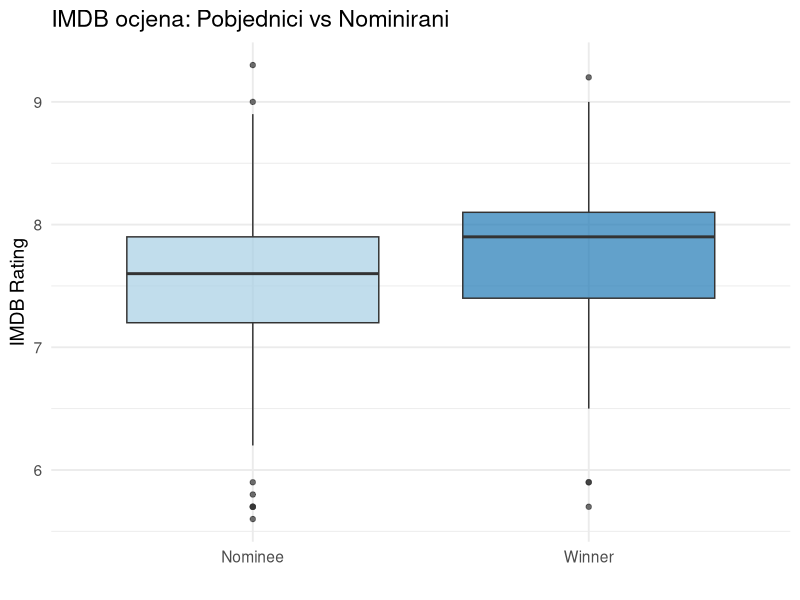
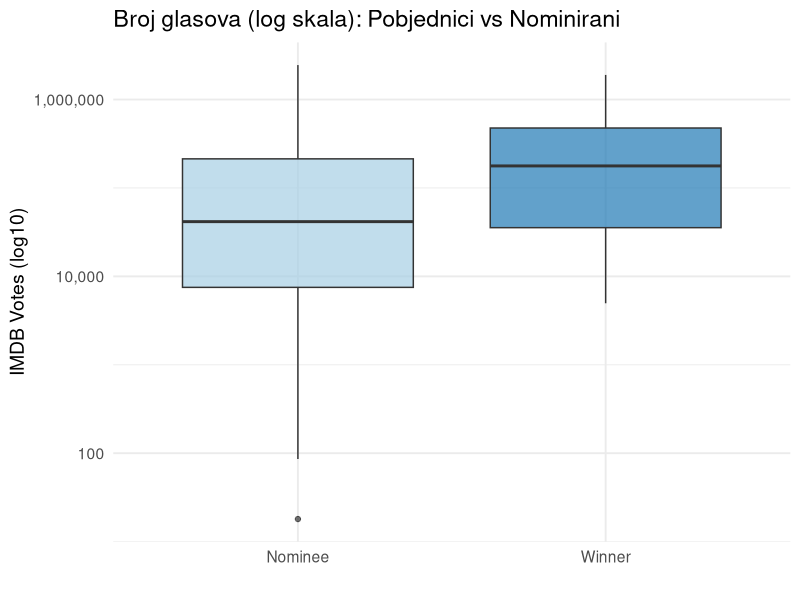
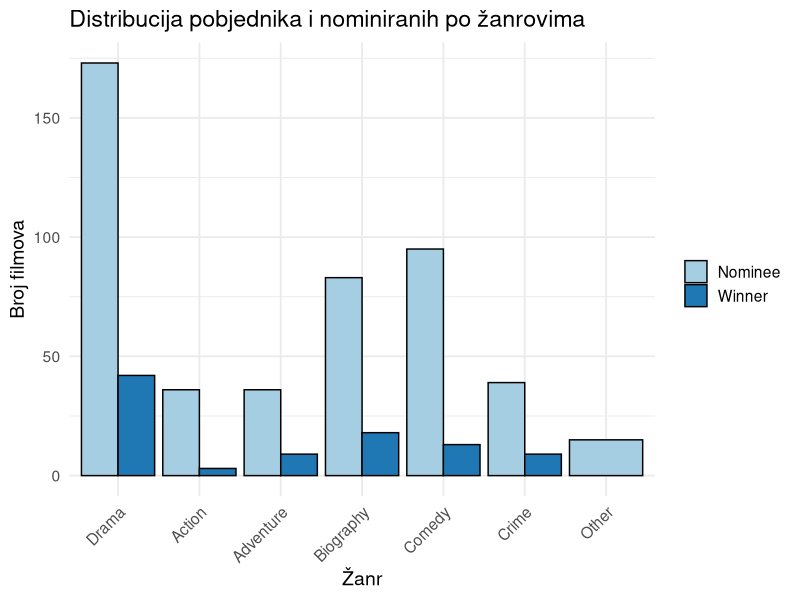
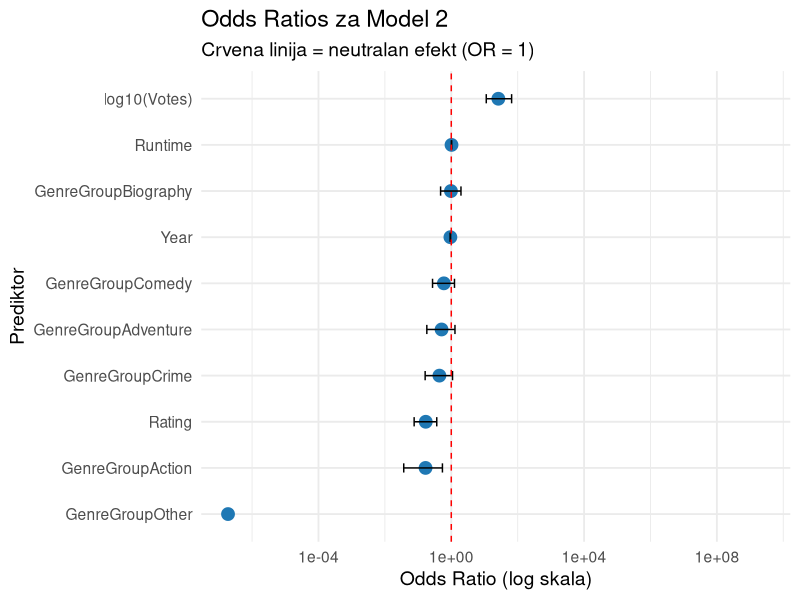
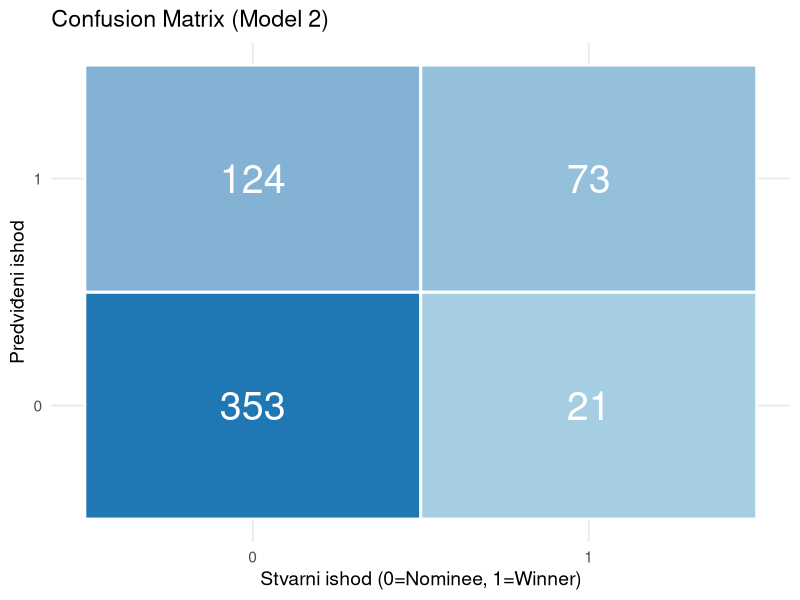
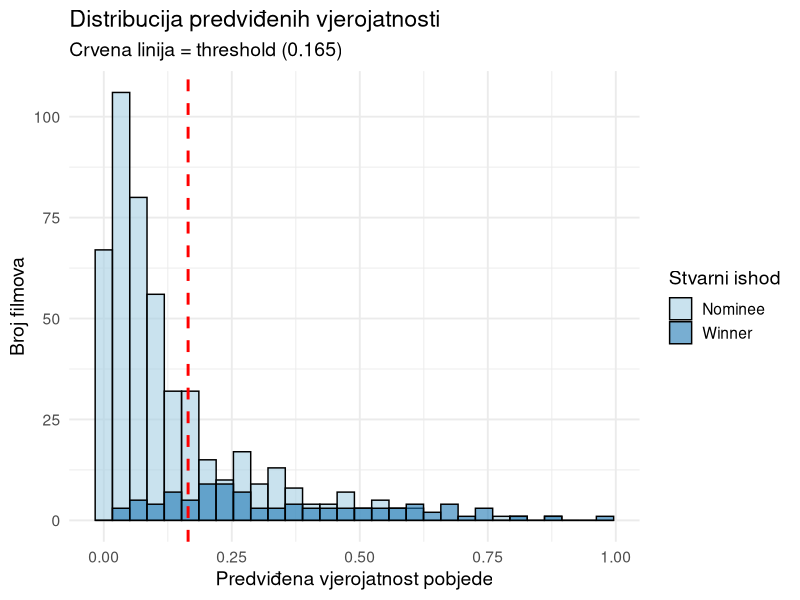

Generate these figures, in order, with R:
# =========================================================
# Pitanje: Možemo li pomoću dostupnih značajki pouzdano 
#          razlikovati pobjednike od ostalih?
# =========================================================

# --- 0. Učitavanje paketa i podataka ---
library(tidyr)
library(dplyr)
library(ggplot2)

data <- read.csv("oscars_dataset.csv", sep=";")

# ---------------------------------------------------------
# 1. Priprema podataka za logističku regresiju
# ---------------------------------------------------------

# Kreiranje binarnog ishoda (Winner = 1, Nominee = 0)
data$IsWinner <- ifelse(data$Award == "Winner", 1, 0)

# Čišćenje i pretvaranje varijabli
data$Rating <- as.numeric(data$IMDB.Rating)
data$Votes <- as.numeric(gsub(",", "", data$IMDB.Votes))
data$Runtime <- as.numeric(data$Movie.Time)
data$Year <- as.numeric(data$Year.of.Release)

# Grupiranje rijetkih žanrova
common_genres <- c("Action", "Adventure", "Biography", "Comedy", "Crime", "Drama")
data$GenreGroup <- ifelse(data$Main.Genre %in% common_genres,
                          data$Main.Genre,
                          "Other")
data$GenreGroup <- factor(data$GenreGroup, 
                          levels = c("Drama", "Action", "Adventure", 
                                     "Biography", "Comedy", "Crime", "Other"))

# Uklanjanje redaka s nedostajućim podacima
model_data <- data %>%
  dplyr::select(IsWinner, Rating, Votes, Runtime, Year, GenreGroup) %>%
  na.omit()

cat("Broj filmova u analizi:", nrow(model_data), "\n")
cat("Broj pobjednika:", sum(model_data$IsWinner), "\n")
cat("Broj nominiranih (bez pobjede):", sum(model_data$IsWinner == 0), "\n")

# ---------------------------------------------------------
# 2. Eksplorativna analiza - usporedba pobjednika i nominiranih
# ---------------------------------------------------------

# 2.1 Usporedba IMDB ocjena (t-test iz Poglavlja 5)
cat("\n=== IMDB Rating ===\n")
cat("Pobjednici - Mean:", mean(model_data$Rating[model_data$IsWinner == 1]), "\n")
cat("Nominirani - Mean:", mean(model_data$Rating[model_data$IsWinner == 0]), "\n")

t_rating <- t.test(Rating ~ IsWinner, data = model_data)
print(t_rating)

# Boxplot - Rating
ggplot(model_data, aes(x = factor(IsWinner, labels = c("Nominee", "Winner")), 
                       y = Rating, fill = factor(IsWinner))) +
  geom_boxplot(alpha = 0.7) +
  scale_fill_manual(values = c("0" = "#a6cee3", "1" = "#1f78b4")) +
  theme_minimal(base_size = 14) +
  labs(title = "IMDB ocjena: Pobjednici vs Nominirani",
       x = "", y = "IMDB Rating") +
  theme(legend.position = "none")

# 2.2 Usporedba broja glasova (Wilcoxonov test - Poglavlje 12.3)
cat("\n=== IMDB Votes (neparametarski test) ===\n")
cat("Pobjednici - Median votes:", median(model_data$Votes[model_data$IsWinner == 1]), "\n")
cat("Nominirani - Median votes:", median(model_data$Votes[model_data$IsWinner == 0]), "\n")

wilcox_votes <- wilcox.test(Votes ~ IsWinner, data = model_data)
print(wilcox_votes)

# Boxplot - Votes (log scale)
ggplot(model_data, aes(x = factor(IsWinner, labels = c("Nominee", "Winner")), 
                       y = Votes, fill = factor(IsWinner))) +
  geom_boxplot(alpha = 0.7) +
  scale_y_log10(labels = scales::comma) +
  scale_fill_manual(values = c("0" = "#a6cee3", "1" = "#1f78b4")) +
  theme_minimal(base_size = 14) +
  labs(title = "Broj glasova (log skala): Pobjednici vs Nominirani",
       x = "", y = "IMDB Votes (log10)") +
  theme(legend.position = "none")

# 2.3 Usporedba duljine filma
cat("\n=== Runtime ===\n")
cat("Pobjednici - Mean runtime:", mean(model_data$Runtime[model_data$IsWinner == 1]), "\n")
cat("Nominirani - Mean runtime:", mean(model_data$Runtime[model_data$IsWinner == 0]), "\n")

t_runtime <- t.test(Runtime ~ IsWinner, data = model_data)
print(t_runtime)

# 2.4 Distribucija po žanrovima (Chi-squared test - Poglavlje 6.3)
genre_winner_table <- table(model_data$GenreGroup, model_data$IsWinner)
cat("\n=== Distribucija po žanrovima ===\n")
print(addmargins(genre_winner_table))

# Chi-squared test nezavisnosti
chisq_genre <- chisq.test(genre_winner_table)
print(chisq_genre)

# Vizualizacija žanrova
genre_plot_data <- model_data %>%
  group_by(GenreGroup, IsWinner) %>%
  summarise(Count = n(), .groups = "drop") %>%
  mutate(Outcome = ifelse(IsWinner == 1, "Winner", "Nominee"))

ggplot(genre_plot_data, aes(x = GenreGroup, y = Count, fill = Outcome)) +
  geom_bar(stat = "identity", position = "dodge", color = "black") +
  scale_fill_manual(values = c("Winner" = "#1f78b4", "Nominee" = "#a6cee3")) +
  theme_minimal(base_size = 14) +
  labs(title = "Distribucija pobjednika i nominiranih po žanrovima",
       x = "Žanr", y = "Broj filmova", fill = "") +
  theme(axis.text.x = element_text(angle = 45, hjust = 1))

# ---------------------------------------------------------
# 3. Logistička regresija - MODEL 1 (samo Rating)
# ---------------------------------------------------------

cat("\n\n========================================\n")
cat("MODEL 1: IsWinner ~ Rating\n")
cat("========================================\n")

model1 <- glm(IsWinner ~ Rating, 
              data = model_data, 
              family = binomial(link = "logit"))

summary(model1)

# McFadden's Pseudo R² (str. 86 skripte)
null_model <- glm(IsWinner ~ 1, data = model_data, family = binomial)
ll_null <- logLik(null_model)
ll_model1 <- logLik(model1)
mcfadden_r2_m1 <- 1 - (ll_model1 / ll_null)
cat("\nMcFadden's Pseudo R²:", as.numeric(mcfadden_r2_m1), "\n")

# ---------------------------------------------------------
# 4. Logistička regresija - MODEL 2 (svi prediktori)
# ---------------------------------------------------------

cat("\n\n========================================\n")
cat("MODEL 2: IsWinner ~ Rating + log(Votes) + Runtime + Year + Genre\n")
cat("========================================\n")

model2 <- glm(IsWinner ~ Rating + log10(Votes) + Runtime + Year + GenreGroup, 
              data = model_data, 
              family = binomial(link = "logit"))

summary(model2)

# McFadden's Pseudo R²
ll_model2 <- logLik(model2)
mcfadden_r2_m2 <- 1 - (ll_model2 / ll_null)
cat("\nMcFadden's Pseudo R²:", as.numeric(mcfadden_r2_m2), "\n")

# ---------------------------------------------------------
# 5. Test omjera vjerodostojnosti (LR test)
# ---------------------------------------------------------

cat("\n\n========================================\n")
cat("TEST OMJERA VJERODOSTOJNOSTI (LR test)\n")
cat("========================================\n")

# LR test: Model 2 vs Null model
LR_full <- -2 * (as.numeric(ll_null) - as.numeric(ll_model2))
df_full <- length(coef(model2)) - 1
p_value_full <- pchisq(LR_full, df = df_full, lower.tail = FALSE)

cat("\nH0: Svi regresori su redundantni\n")
cat("H1: Barem jedan regresor nije redundantan\n\n")
cat("LR statistika:", LR_full, "\n")
cat("Stupnjevi slobode:", df_full, "\n")
cat("p-vrijednost:", p_value_full, "\n")

if(p_value_full < 0.05) {
  cat("\nZaključak: Odbacujemo H0 (p < 0.05)\n")
  cat("Model 2 značajno objašnjava podatke.\n")
} else {
  cat("\nZaključak: Ne možemo odbaciti H0 (p ≥ 0.05)\n")
}

# LR test: Model 2 vs Model 1
LR_comparison <- -2 * (as.numeric(ll_model1) - as.numeric(ll_model2))
df_comparison <- length(coef(model2)) - length(coef(model1))
p_value_comparison <- pchisq(LR_comparison, df = df_comparison, lower.tail = FALSE)

cat("\n--- Usporedba Model 2 vs Model 1 ---\n")
cat("LR statistika:", LR_comparison, "\n")
cat("Stupnjevi slobode:", df_comparison, "\n")
cat("p-vrijednost:", p_value_comparison, "\n")

if(p_value_comparison < 0.05) {
  cat("\nZaključak: Model 2 je statistički bolji od Model 1 (p < 0.05)\n")
} else {
  cat("\nZaključak: Model 2 nije značajno bolji od Model 1 (p ≥ 0.05)\n")
}

# ---------------------------------------------------------
# 6. Odds Ratios - Tumačenje koeficijenata
# ---------------------------------------------------------

cat("\n\n========================================\n")
cat("ODDS RATIOS - Tumačenje koeficijenata\n")
cat("========================================\n")

# Izračun Odds Ratios za Model 2
odds_ratios <- exp(coef(model2))
conf_int <- exp(confint(model2))

odds_table <- data.frame(
  Predictor = names(odds_ratios),
  OddsRatio = odds_ratios,
  CI_Lower = conf_int[, 1],
  CI_Upper = conf_int[, 2]
)
rownames(odds_table) <- NULL

cat("\nOdds Ratios s 95% intervalima pouzdanosti:\n")
print(odds_table, digits = 3)

cat("\n--- Interpretacija Odds Ratios ---\n")
cat("OR > 1: Povećanje regresora povećava šanse za pobjedu\n")
cat("OR < 1: Povećanje regresora smanjuje šanse za pobjedu\n")
cat("OR = 1: Regresor nema utjecaj na šanse za pobjedu\n")

# Vizualizacija Odds Ratios (bez intercepta)
odds_plot_data <- odds_table[-1, ]

ggplot(odds_plot_data, aes(x = OddsRatio, y = reorder(Predictor, OddsRatio))) +
  geom_point(size = 4, color = "#1f78b4") +
  geom_errorbarh(aes(xmin = CI_Lower, xmax = CI_Upper), height = 0.2) +
  geom_vline(xintercept = 1, linetype = "dashed", color = "red") +
  theme_minimal(base_size = 14) +
  labs(title = "Odds Ratios za Model 2",
       subtitle = "Crvena linija = neutralan efekt (OR = 1)",
       x = "Odds Ratio (log skala)", 
       y = "Prediktor") +
  scale_x_log10()

# ---------------------------------------------------------
# 7. Predikcija i Confusion Matrix
# ---------------------------------------------------------

cat("\n\n========================================\n")
cat("PREDIKCIJA I CONFUSION MATRIX\n")
cat("========================================\n")

# Predviđene vjerojatnosti
predicted_probs <- predict(model2, type = "response")

# Odabir threshold-a (standardno 0.5, ali možemo prilagoditi)
# Za neuravnotežene podatke (16.5% pobjednika), koristimo omjer
threshold <- sum(model_data$IsWinner) / nrow(model_data)  # ≈ 0.165
cat("\nOdabrani threshold:", round(threshold, 3), "\n")
cat("(Threshold postavljen na proporciju pobjednika u uzorku)\n")

# Klasifikacija
predicted_class <- ifelse(predicted_probs >= threshold, 1, 0)

# Confusion matrix (ručno)
conf_matrix <- table(Predicted = predicted_class, Actual = model_data$IsWinner)
cat("\n=== Confusion Matrix ===\n")
print(conf_matrix)

# Izračun metrika
TP <- conf_matrix[2, 2]  # True Positive
TN <- conf_matrix[1, 1]  # True Negative
FP <- conf_matrix[2, 1]  # False Positive
FN <- conf_matrix[1, 2]  # False Negative

accuracy <- (TP + TN) / sum(conf_matrix)
precision <- TP / (TP + FP)
recall <- TP / (TP + FN)
f1 <- 2 * (precision * recall) / (precision + recall)

cat("\n=== Metrike performansi ===\n")
cat("Accuracy:  ", round(accuracy, 4), 
    " - postotak točnih predikcija\n")
cat("Precision: ", round(precision, 4), 
    " - od predviđenih pobjednika, koliko je stvarno pobijedilo\n")
cat("Recall:    ", round(recall, 4), 
    " - koliko stvarnih pobjednika uspijemo detektirati\n")
cat("F1 Score:  ", round(f1, 4), 
    " - harmonijska sredina precision i recall\n")

# Vizualizacija confusion matrix
conf_df <- as.data.frame(conf_matrix)
colnames(conf_df) <- c("Predicted", "Actual", "Freq")

ggplot(conf_df, aes(x = Actual, y = Predicted, fill = Freq)) +
  geom_tile(color = "white", linewidth = 1) +
  geom_text(aes(label = Freq), size = 10, color = "white") +
  scale_fill_gradient(low = "#a6cee3", high = "#1f78b4") +
  theme_minimal(base_size = 14) +
  labs(title = "Confusion Matrix (Model 2)",
       x = "Stvarni ishod (0=Nominee, 1=Winner)", 
       y = "Predviđeni ishod") +
  theme(legend.position = "none")

# ---------------------------------------------------------
# 8. Vizualizacija predviđenih vjerojatnosti
# ---------------------------------------------------------

pred_df <- data.frame(
  Probability = predicted_probs,
  Actual = factor(model_data$IsWinner, 
                  levels = c(0, 1), 
                  labels = c("Nominee", "Winner"))
)

ggplot(pred_df, aes(x = Probability, fill = Actual)) +
  geom_histogram(position = "identity", alpha = 0.6, bins = 30, color = "black") +
  geom_vline(xintercept = threshold, linetype = "dashed", 
             color = "red", size = 1) +
  scale_fill_manual(values = c("Nominee" = "#a6cee3", "Winner" = "#1f78b4")) +
  theme_minimal(base_size = 14) +
  labs(title = "Distribucija predviđenih vjerojatnosti",
       subtitle = paste0("Crvena linija = threshold (", 
                         round(threshold, 3), ")"),
       x = "Predviđena vjerojatnost pobjede", 
       y = "Broj filmova",
       fill = "Stvarni ishod")

# ---------------------------------------------------------
# 9. ZAKLJUČAK
# ---------------------------------------------------------

cat("1. Model 2 (logistička regresija s više prediktora):\n")
cat("   - McFadden R²:", round(as.numeric(mcfadden_r2_m2), 3), "\n")
cat("   - Accuracy:", round(accuracy, 3), "\n")
cat("   - Precision:", round(precision, 3), "\n")
cat("   - Recall:", round(recall, 3), "\n")
cat("   - F1 Score:", round(f1, 3), "\n\n")

cat("2. Najvažniji prediktori (prema Odds Ratios):\n")
significant_predictors <- odds_plot_data[abs(log(odds_plot_data$OddsRatio)) > 0.2, ]
significant_predictors <- significant_predictors[order(abs(log(significant_predictors$OddsRatio)), 
                                                       decreasing = TRUE), ]
for(i in 1:min(3, nrow(significant_predictors))) {
  cat("   -", significant_predictors$Predictor[i], 
      "(OR =", round(significant_predictors$OddsRatio[i], 2), ")\n")
}

cat("\n3. Test omjera vjerodostojnosti (LR test):\n")
cat("   - Model 2 vs Null: LR =", round(LR_full, 2), 
    ", p <", ifelse(p_value_full < 0.001, "0.001", round(p_value_full, 3)), "\n")
cat("   - Zaključak: Model statistički značajno objašnjava podatke\n")

cat("\n4. Možemo li pouzdano razlikovati pobjednike?\n")
cat("   - McFadden R² =", round(as.numeric(mcfadden_r2_m2), 3), 
    "(Model objašnjava", round(as.numeric(mcfadden_r2_m2) * 100, 1), 
    "% varijance)\n")

if(mcfadden_r2_m2 >= 0.08) {
  cat("   ✓ Model ima prihvatljivu prediktivnu moć\n")
  cat("   ✓ Značajke kao broj glasova, ocjena i godina doprinose predikciji\n")
} else {
  cat("   ✗ Model ima slabu prediktivnu moć\n")
}

cat("\n5. Ograničenja:\n")
cat("   - Model objašnjava samo dio varijabilnosti\n")
cat("   - Precision =", round(precision, 3), 
    "→ dosta lažnih pozitiva\n")
cat("   - Faktori kao režija, gluma, kampanja nisu uključeni\n")
